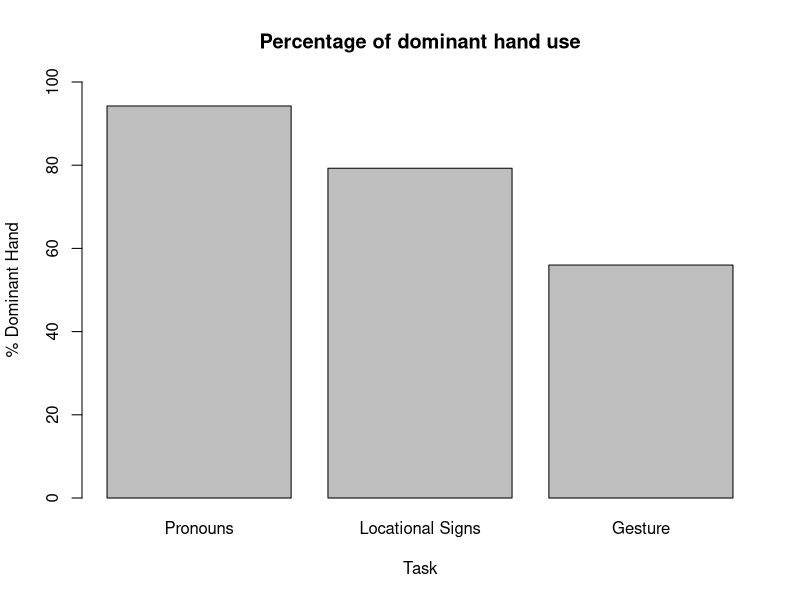
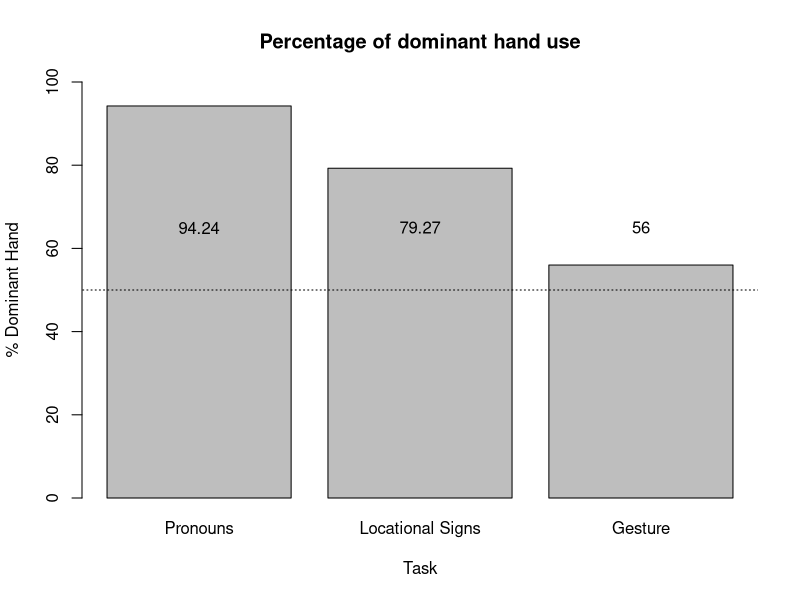
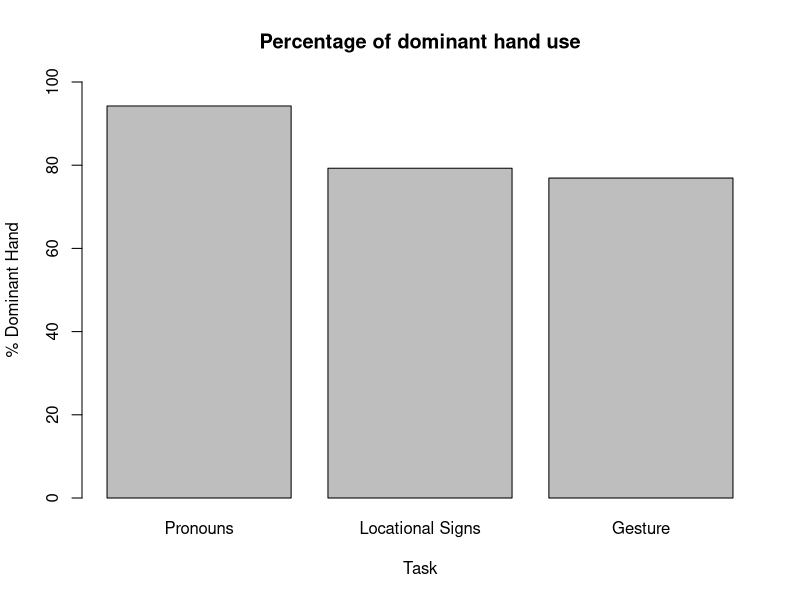
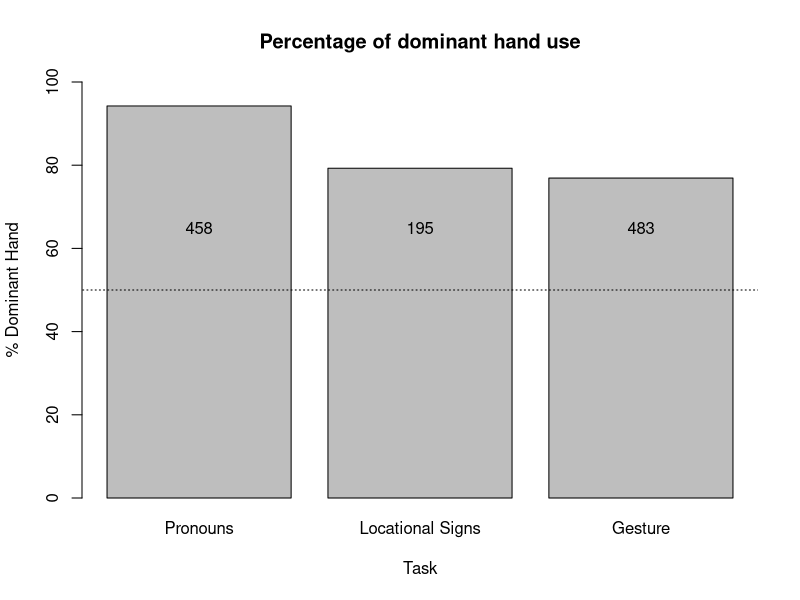
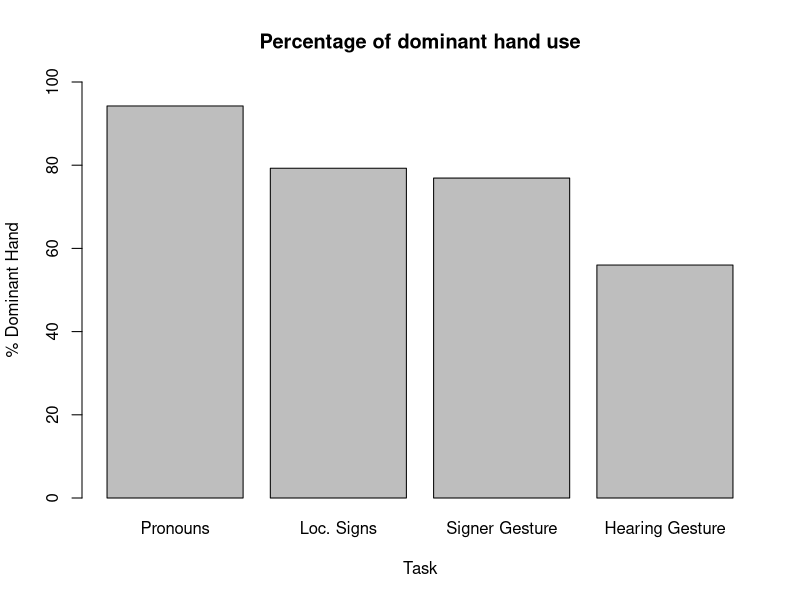
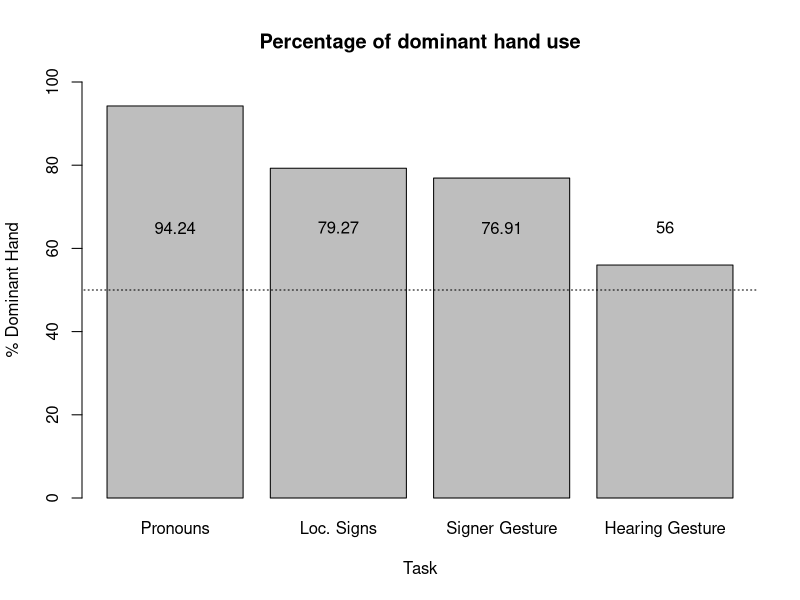

Source code (R) for these figures, in order:
# look at the differences between sign and gesture
# add in data from different sources (discussed in paper)
nonDomLoc <- 51
domLoc <-195
nonDomPro <- 28
domPro <- 458
nonDomGest <- 44
domGest <- 56

# make a table with our values
handChoice<- matrix(c(458,28,195,51,56,44),ncol=2,byrow=TRUE)
colnames(handChoice) <- c("Dominant", "Non-dominant")
rownames(handChoice) <- c("Pronouns","Locational Signs","Gesture")
handChoice <- as.table(handChoice)

#now let's make it proportional to account for differnt samples
propHandChoice <- prop.table(handChoice,1)

# chi-squared test
summary(handChoice)
summary(propHandChoice * 100)

# now let's look at each pairwise difference
x <- (propHandChoice * 100)
# loc vs. pro
chisq.test(x[1:2,])
# pro vs. gesture
chisq.test(rbind(x[1,],x[3,]))
# loc vs. gesture
chisq.test(rbind(x[2,],x[3,]))
# all are significant

# now let's plot this
barplot((propHandChoice * 100)[,1], main = "Percentage of dominant hand use",
        xlab = "Task", ylab = "% Dominant Hand", ylim = c(0,100))
where <- barplot((propHandChoice * 100)[,1], main = "Percentage of dominant hand use",
                 xlab = "Task", ylab = "% Dominant Hand", ylim = c(0,100))
text(x = where, y = c(65,65,65), labels=round((x[,1]), digits = 2))
lines(x = c(0,5), y = c(50,50), lty = 3)

# now using gestures from the database

# make a table with our values
handChoice<- matrix(c(458,28,195,51,483, 145),ncol=2,byrow=TRUE)
colnames(handChoice) <- c("Dominant", "Non-dominant")
rownames(handChoice) <- c("Pronouns","Locational Signs","Gesture")
handChoice <- as.table(handChoice)

#now let's make it proportional to account for differnt samples
propHandChoice <- prop.table(handChoice,1)

# chi-squared test
summary(handChoice)
summary(propHandChoice * 100)

# now let's look at each pairwise difference
x <- (propHandChoice * 100)
x <- handChoice
# loc vs. pro
chisq.test(x[1:2,])
sum(x[1:2,])
# pro vs. gesture
chisq.test(rbind(x[1,],x[3,]))
sum(rbind(x[1,],x[3,]))
# loc vs. gesture
chisq.test(rbind(x[2,],x[3,]))
sum(rbind(x[2,],x[3,]))

# all are significant

# now let's plot this
barplot((propHandChoice * 100)[,1], main = "Percentage of dominant hand use",
        xlab = "Task", ylab = "% Dominant Hand", ylim = c(0,100))
where <- barplot((propHandChoice * 100)[,1], main = "Percentage of dominant hand use",
                 xlab = "Task", ylab = "% Dominant Hand", ylim = c(0,100))
text(x = where, y = c(65,65,65), labels=round((x[,1]), digits = 2))
lines(x = c(0,5), y = c(50,50), lty = 3)

# all together
handChoice<- matrix(c(458,28,195,51,483, 145, 56,44),ncol=2,byrow=TRUE)
colnames(handChoice) <- c("Dominant", "Non-dominant")
rownames(handChoice) <- c("Pronouns","Loc. Signs","Signer Gesture", "Hearing Gesture")
handChoice <- as.table(handChoice)
propHandChoice <- prop.table(handChoice,1)
x <- (propHandChoice * 100)
barplot((propHandChoice * 100)[,1], main = "Percentage of dominant hand use",
        xlab = "Task", ylab = "% Dominant Hand", ylim = c(0,100))
where <- barplot((propHandChoice * 100)[,1], main = "Percentage of dominant hand use",
                 xlab = "Task", ylab = "% Dominant Hand", ylim = c(0,100))
text(x = where, y = c(65,65,65,65), labels=round((x[,1]), digits = 2))
lines(x = c(0,5), y = c(50,50), lty = 3)
